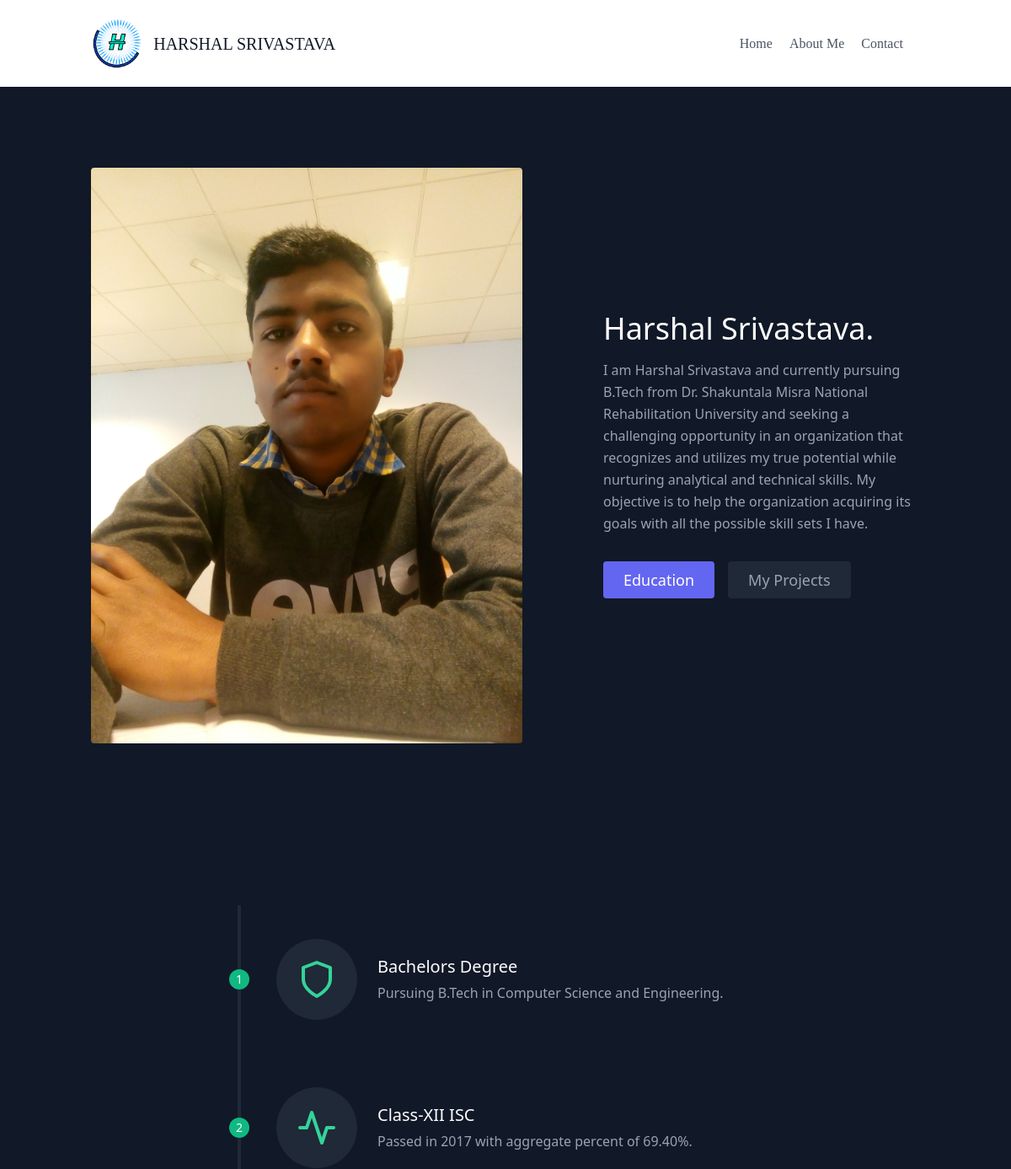
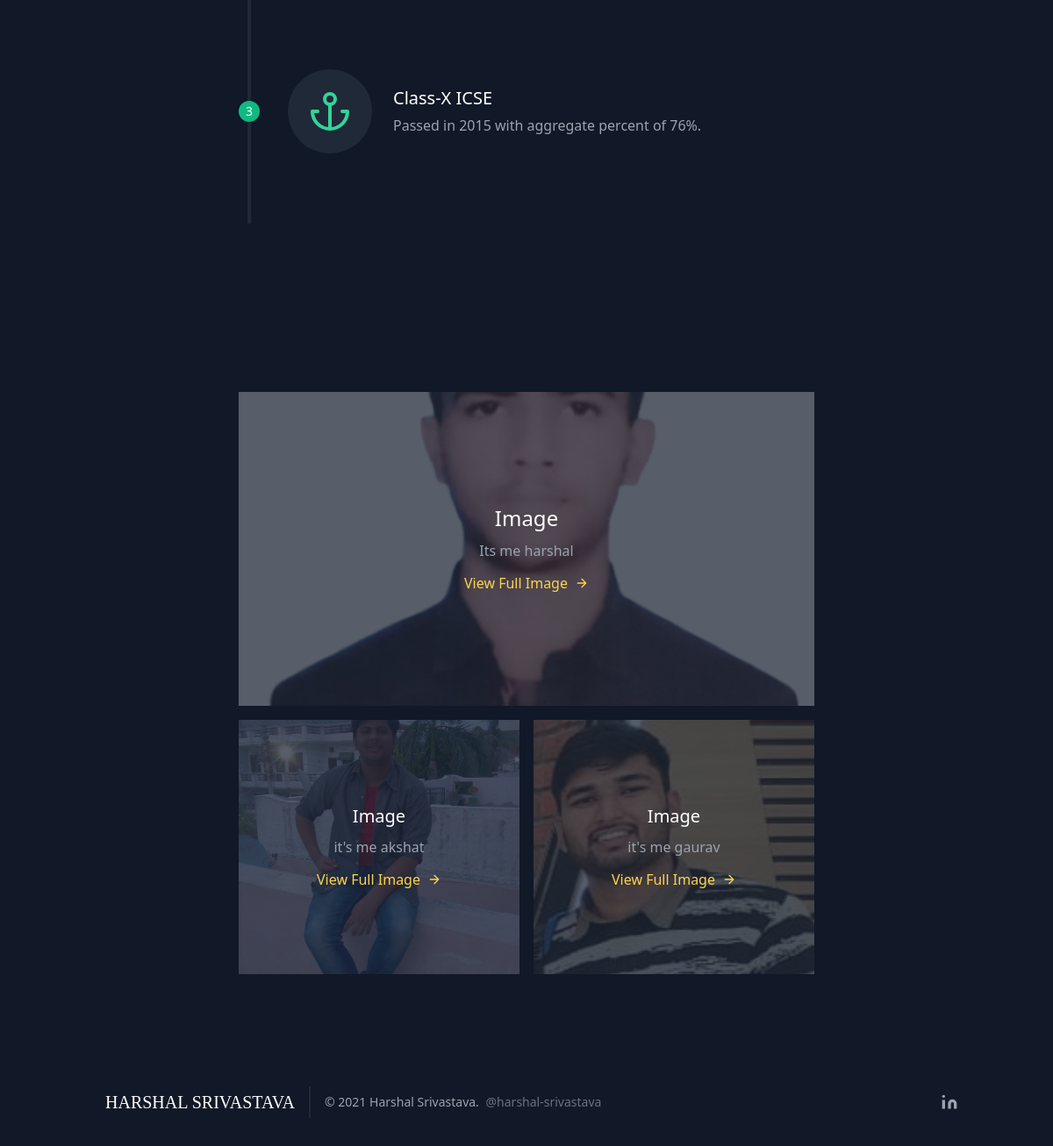
The page /about/ on the database its author committed (2 pictures, top to bottom).
### about/models.py (models this page shows, shortened)
class Intro(models.Model):
    aboutme_image = models.ImageField(upload_to="static/aboutme/intro")
    aboutme_title = models.TextField(max_length=30)
    aboutme_text = models.TextField(max_length=1000)

class Gallery(models.Model):
    pic1 = models.ImageField(upload_to="static/aboutme/gallery")
    pic1_text = models.TextField()
    pic2 = models.ImageField(upload_to="static/aboutme/gallery")
    pic2_text = models.TextField()
    pic3 = models.ImageField(upload_to="static/aboutme/gallery")
    pic3_text = models.TextField()

### about/views.py (the view)
# urls.py: path('',views.show,name='About_Me')
def show(request):
    intro_obj = Intro.objects.all()[0]
    gallery_obj = Gallery.objects.all()[0]
    p={'intro':intro_obj,'gallery':gallery_obj}
    return render(request,'about.html',p)

### templates/about.html (shortened to what this page needs)
{% extends 'base.html' %}
{%block aboutme%}
<section class="text-gray-400 bg-gray-900 body-font">
  <div class="container mx-auto flex px-5 py-24 md:flex-row flex-col items-center">
    <div class="lg:max-w-lg lg:w-full md:w-1/2 w-5/6 md:mb-0 mb-10">
      <img class="object-cover object-center rounded" alt="hero" src="/{{intro.aboutme_image}}">
    </div>
    <div class="lg:flex-grow md:w-1/2 lg:pl-24 md:pl-16 flex flex-col md:items-start md:text-left items-center text-center">
      <h1 class="title-font sm:text-4xl text-3xl mb-4 font-medium text-white">{{intro.aboutme_title}}
      </h1>
      <p class="mb-8 leading-relaxed">{{intro.aboutme_text}}</p>
      <div class="flex justify-center">
        <a class="inline-flex text-white bg-indigo-500 border-0 py-2 px-6 focus:outline-none hover:bg-indigo-600 rounded text-lg" href="#education">Education</a>
        <button class="ml-4 inline-flex text-gray-400 bg-gray-800 border-0 py-2 px-6 focus:outline-none hover:bg-gray-700 hover:text-white rounded text-lg">My Projects</button>
      </div>
    </div>
  </div>
</section>
{% endblock %}
{%block education%}
<section class="text-gray-400 bg-gray-900 body-font" id="education">
  <div class="container px-5 py-24 mx-auto flex flex-wrap">
    <div class="flex relative pt-10 pb-20 sm:items-center md:w-2/3 mx-auto">
      <div class="h-full w-6 absolute inset-0 flex items-center justify-center">
        <div class="h-full w-1 bg-gray-800 pointer-events-none"></div>
      </div>
      <div class="flex-shrink-0 w-6 h-6 rounded-full mt-10 sm:mt-0 inline-flex items-center justify-center bg-green-500 text-white relative z-10 title-font font-medium text-sm">1</div>
      <div class="flex-grow md:pl-8 pl-6 flex sm:items-center items-start flex-col sm:flex-row">
        <div class="flex-shrink-0 w-24 h-24 bg-gray-800 text-green-400 rounded-full inline-flex items-center justify-center">
          <svg fill="none" stroke="currentColor" stroke-linecap="round" stroke-linejoin="round" stroke-width="2" class="w-12 h-12" viewBox="0 0 24 24">
            <path d="M12 22s8-4 8-10V5l-8-3-8 3v7c0 6 8 10 8 10z"></path>
          </svg>
        </div>
        <div class="flex-grow sm:pl-6 mt-6 sm:mt-0">
          <h2 class="font-medium title-font text-white mb-1 text-xl">Bachelors Degree</h2>
          <p class="leading-relaxed">Pursuing B.Tech in Computer Science and Engineering.</p>
        </div>
      </div>
    </div>
    <div class="flex relative pb-20 sm:items-center md:w-2/3 mx-auto">
      <div class="h-full w-6 absolute inset-0 flex items-center justify-center">
        <div class="h-full w-1 bg-gray-800 pointer-events-none"></div>
      </div>
      <div class="flex-shrink-0 w-6 h-6 rounded-full mt-10 sm:mt-0 inline-flex items-center justify-center bg-green-500 text-white relative z-10 title-font font-medium text-sm">2</div>
      <div class="flex-grow md:pl-8 pl-6 flex sm:items-center items-start flex-col sm:flex-row">
        <div class="flex-shrink-0 w-24 h-24 bg-gray-800 text-green-400 rounded-full inline-flex items-center justify-center">
          <svg fill="none" stroke="currentColor" stroke-linecap="round" stroke-linejoin="round" stroke-width="2" class="w-12 h-12" viewBox="0 0 24 24">
            <path d="M22 12h-4l-3 9L9 3l-3 9H2"></path>
          </svg>
        </div>
        <div class="flex-grow sm:pl-6 mt-6 sm:mt-0">
          <h2 class="font-medium title-font text-white mb-1 text-xl">Class-XII ISC</h2>
          <p class="leading-relaxed">Passed in 2017 with aggregate percent of 69.40%. </p>
        </div>
      </div>
    </div>
    <div class="flex relative pb-20 sm:items-center md:w-2/3 mx-auto">
      <div class="h-full w-6 absolute inset-0 flex items-center justify-center">
        <div class="h-full w-1 bg-gray-800 pointer-events-none"></div>
      </div>
      <div class="flex-shrink-0 w-6 h-6 rounded-full mt-10 sm:mt-0 inline-flex items-center justify-center bg-green-500 text-white relative z-10 title-font font-medium text-sm">3</div>
      <div class="flex-grow md:pl-8 pl-6 flex sm:items-center items-start flex-col sm:flex-row">
        <div class="flex-shrink-0 w-24 h-24 bg-gray-800 text-green-400 rounded-full inline-flex items-center justify-center">
          <svg fill="none" stroke="currentColor" stroke-linecap="round" stroke-linejoin="round" stroke-width="2" class="w-12 h-12" viewBox="0 0 24 24">
            <circle cx="12" cy="5" r="3"></circle>
            <path d="M12 22V8M5 12H2a10 10 0 0020 0h-3"></path>
          </svg>
        </div>
        <div class="flex-grow sm:pl-6 mt-6 sm:mt-0">
          <h2 class="font-medium title-font text-white mb-1 text-xl">Class-X ICSE</h2>
          <p class="leading-relaxed">Passed in 2015 with aggregate percent of 76%.</p>
        </div>
      </div>
    </div>
  </div>
</section>
{% endblock %}
{% block gallery%}
<section class="text-gray-400 bg-gray-900 body-font">
  <div class="container px-5 py-24 mx-auto flex flex-wrap">
    <div class="lg:w-2/3 mx-auto">
      <div class="flex flex-wrap w-full bg-gray-800 py-32 px-10 relative mb-4">
        <img alt="gallery" class="w-full object-cover h-full object-center block opacity-25 absolute inset-0" src="/{{gallery.pic1}}">
        <div class="text-center relative z-10 w-full">
          <h2 class="text-2xl text-white font-medium title-font mb-2">Image</h2>
          <p class="leading-relaxed">{{gallery.pic1_text}}</p>
          <a href="/{{gallery.pic1}}" target="_blank" class="mt-3 text-yellow-300 inline-flex items-center">View Full Image
            <svg fill="none" stroke="currentColor" stroke-linecap="round" stroke-linejoin="round" stroke-width="2" class="w-4 h-4 ml-2" viewBox="0 0 24 24">
              <path d="M5 12h14M12 5l7 7-7 7"></path>
            </svg>
          </a>
        </div>
      </div>
      <div class="flex flex-wrap -mx-2">
        <div class="px-2 w-1/2">
          <div class="flex flex-wrap w-full bg-gray-800 sm:py-24 py-16 sm:px-10 px-6 relative">
            <img alt="gallery" class="w-full object-cover h-full object-center block opacity-25 absolute inset-0" src="/{{gallery.pic2}}">
            <div class="text-center relative z-10 w-full">
              <h2 class="text-xl text-white font-medium title-font mb-2">Image</h2>
              <p class="leading-relaxed">{{gallery.pic2_text}}</p>
              <a href="/{{gallery.pic2}}" target="_blank" class="mt-3 text-yellow-300 inline-flex items-center">View Full Image
                <svg fill="none" stroke="currentColor" stroke-linecap="round" stroke-linejoin="round" stroke-width="2" class="w-4 h-4 ml-2" viewBox="0 0 24 24">
                  <path d="M5 12h14M12 5l7 7-7 7"></path>
                </svg>
              </a>
            </div>
          </div>
        </div>
        <div class="px-2 w-1/2">
          <div class="flex flex-wrap w-full bg-gray-800 sm:py-24 py-16 sm:px-10 px-6 relative">
            <img alt="gallery" class="w-full object-cover h-full object-center block opacity-25 absolute inset-0" src="/{{gallery.pic3}}">
            <div class="text-center relative z-10 w-full">
              <h2 class="text-xl text-white font-medium title-font mb-2">Image</h2>
              <p class="leading-relaxed">{{gallery.pic3_text}}</p>
              <a href="/{{gallery.pic3}}" target="_blank" class="mt-3 text-yellow-300 inline-flex items-center">View Full Image
                <svg fill="none" stroke="currentColor" stroke-linecap="round" stroke-linejoin="round" stroke-width="2" class="w-4 h-4 ml-2" viewBox="0 0 24 24">
                  <path d="M5 12h14M12 5l7 7-7 7"></path>
                </svg>
              </a>
            </div>
          </div>
        </div>
      </div>
    </div>
  </div>
</section>
{% endblock %}

### rows shown on the page
Intro: aboutme_image (picture), aboutme_title "Harshal Srivastava.", aboutme_text "I am Harshal Srivastava and currently pursuing B.Tech from Dr. Shakuntala Misra National Rehabilitation University and seeking a challenging opportunity in an organization that recognizes and utilizes my true potential while nurturing analytical and technical skills. My objective is to help the organization acquiring its goals with all the possible skill sets I have."
Gallery: pic1 (picture), pic1_text "Its me harshal", pic2 (picture), pic2_text "it's me akshat", pic3 (picture), pic3_text "it's me gaurav"
